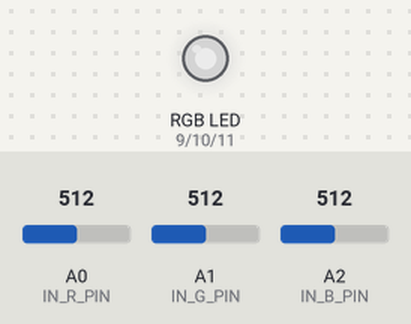
Simulated run of this sketch. Board: Arduino Uno, built with avr-gcc and run on an emulated ATmega328P. Parts: an RGB LED mixed from three pins (HIGH = lit). The test bench sets the inputs (shaded band); at power-on: A0 (IN_R_PIN) = 512, A1 (IN_G_PIN) = 512, A2 (IN_B_PIN) = 512. Dim RGB values are drawn brighter than linear.

Above: at 1.2 s.
1.3 s: A0 (IN_R_PIN) set to 716
At 2.5 s:
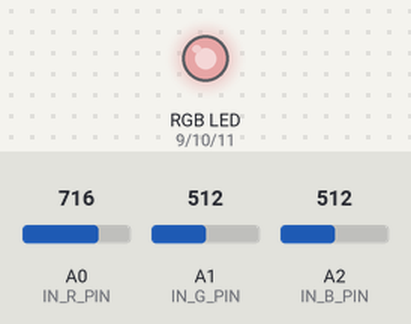
2.8 s: A1 (IN_G_PIN) set to 716
At 3.5 s:
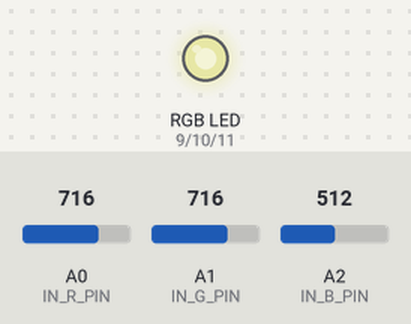
4.3 s: A2 (IN_B_PIN) set to 716
At 5.5 s:
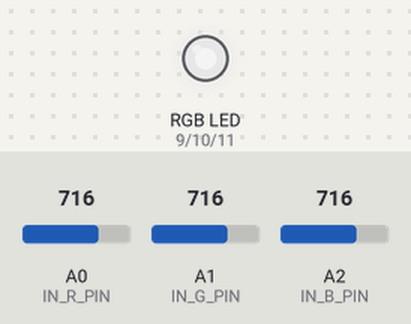
5.8 s: A0 (IN_R_PIN) set to 900
At 7.0 s:
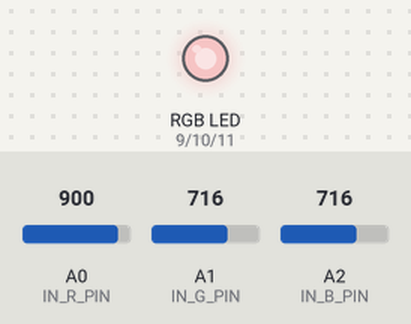
7.3 s: A1 (IN_G_PIN) set to 900
At 8.1 s:
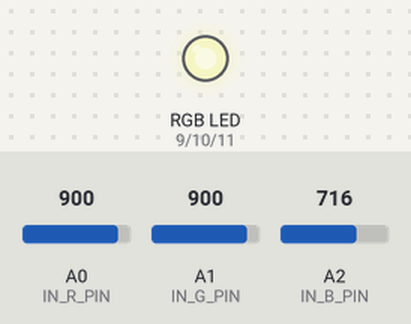
8.8 s: A2 (IN_B_PIN) set to 900
At 10.2 s:
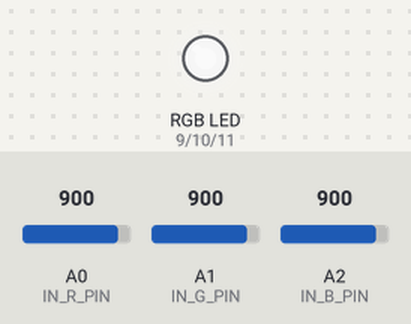
Timing chart, 0 to 11.3 s (numbered marks = the images above; inputs shaded):
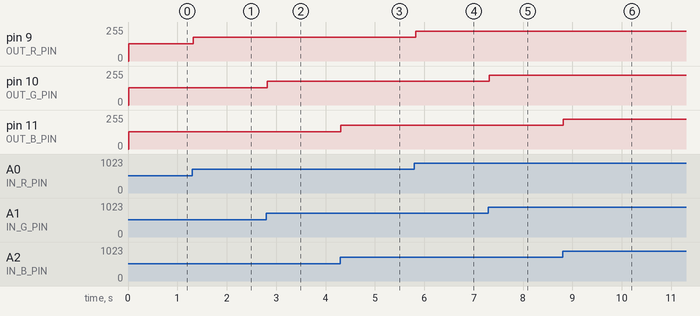

The sketch:

multicolor_lamp.ino
```cpp
/**
 * This is project n. 4 into the Arduino starter kit manual.
 *
 * Author: Michele De Stefano
 */

static uint8_t const

  IN_R_PIN = A0
, IN_G_PIN = A1
, IN_B_PIN = A2

, OUT_R_PIN = 9
, OUT_G_PIN = 10
, OUT_B_PIN = 11;


class RGBController {
public:

  void init() {
    for (uint8_t i = 0; i < 3; pinMode(k_out_pins[i++], OUTPUT));
  }

  void set_color() {
    // Read inputs for colors, with a delay to allow AD converter to do its job
    for (uint8_t i = 0; i < 3; ++i) {
      m_colors[i] = analogRead(k_in_pins[i]) / in_to_out;
      delay(5);
    }
    // Set colors on the RGB LED
    for (uint8_t i = 0; i < 3; ++i) {
      analogWrite(k_out_pins[i], m_colors[i]);
    }
  }

private:

  uint8_t const in_to_out = 4;
  uint8_t const k_in_pins[3]  = {IN_R_PIN, IN_G_PIN, IN_B_PIN};
  uint8_t const k_out_pins[3] = {OUT_R_PIN, OUT_G_PIN, OUT_B_PIN};

  uint8_t m_colors[3] = {0};
};

static RGBController rgb_controller;

void setup() {
  // put your setup code here, to run once:
  rgb_controller.init();
}

void loop() {
  // put your main code here, to run repeatedly:
  rgb_controller.set_color();
}
```

Measured:
- after the input at 1.3 s, pin 9 (OUT_R_PIN): 128/255 → 179/255 at once
- after the input at 2.8 s, pin 10 (OUT_G_PIN): 128/255 → 179/255 at once
- after the input at 4.3 s, pin 11 (OUT_B_PIN): 128/255 → 179/255 at once
- after the input at 5.8 s, pin 9 (OUT_R_PIN): 179/255 → 225/255 at once
- after the input at 7.3 s, pin 10 (OUT_G_PIN): 179/255 → 225/255 at once
- after the input at 8.8 s, pin 11 (OUT_B_PIN): 179/255 → 225/255 at once
